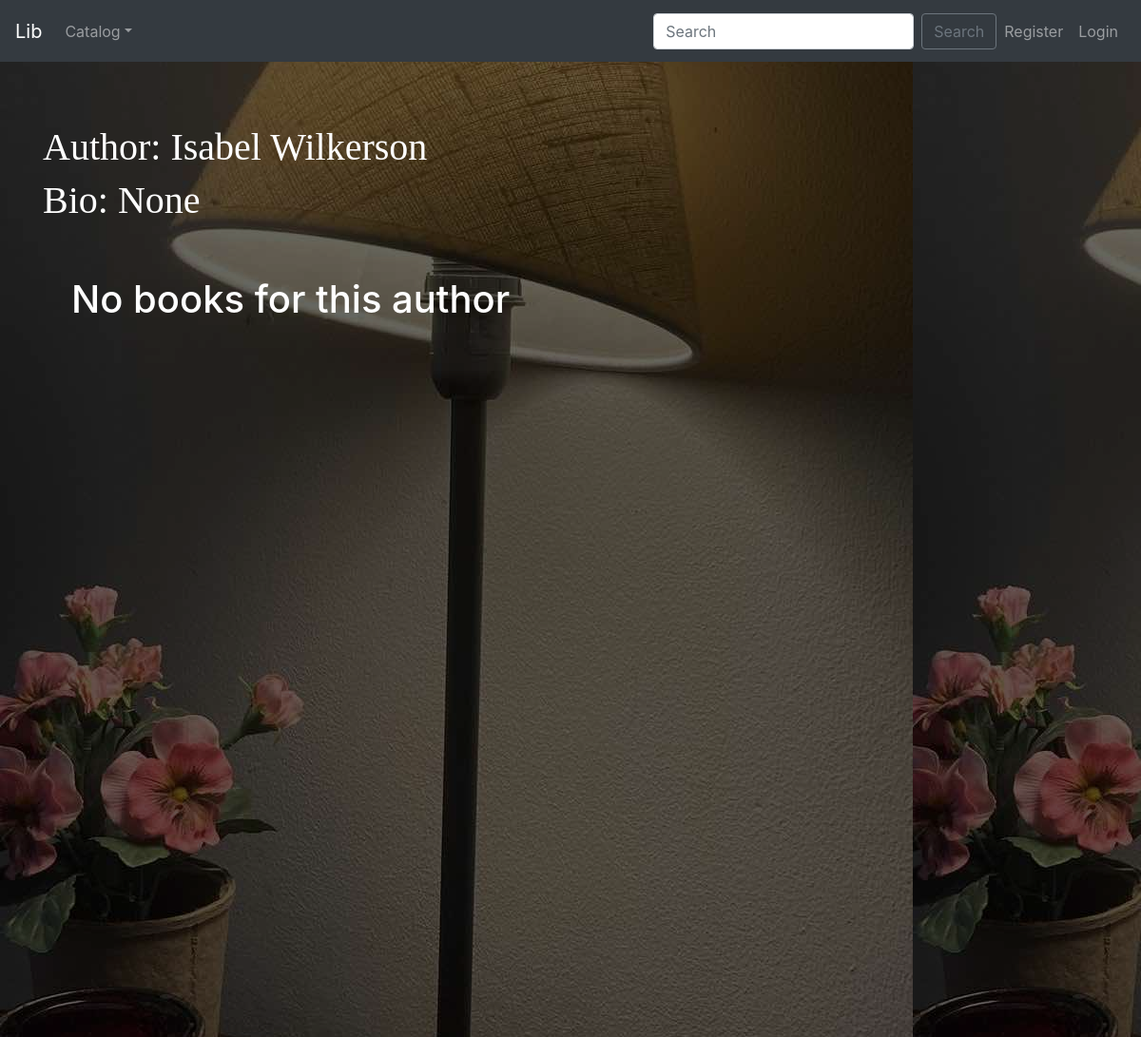
Before: /lab1p/3/ with the older database file.
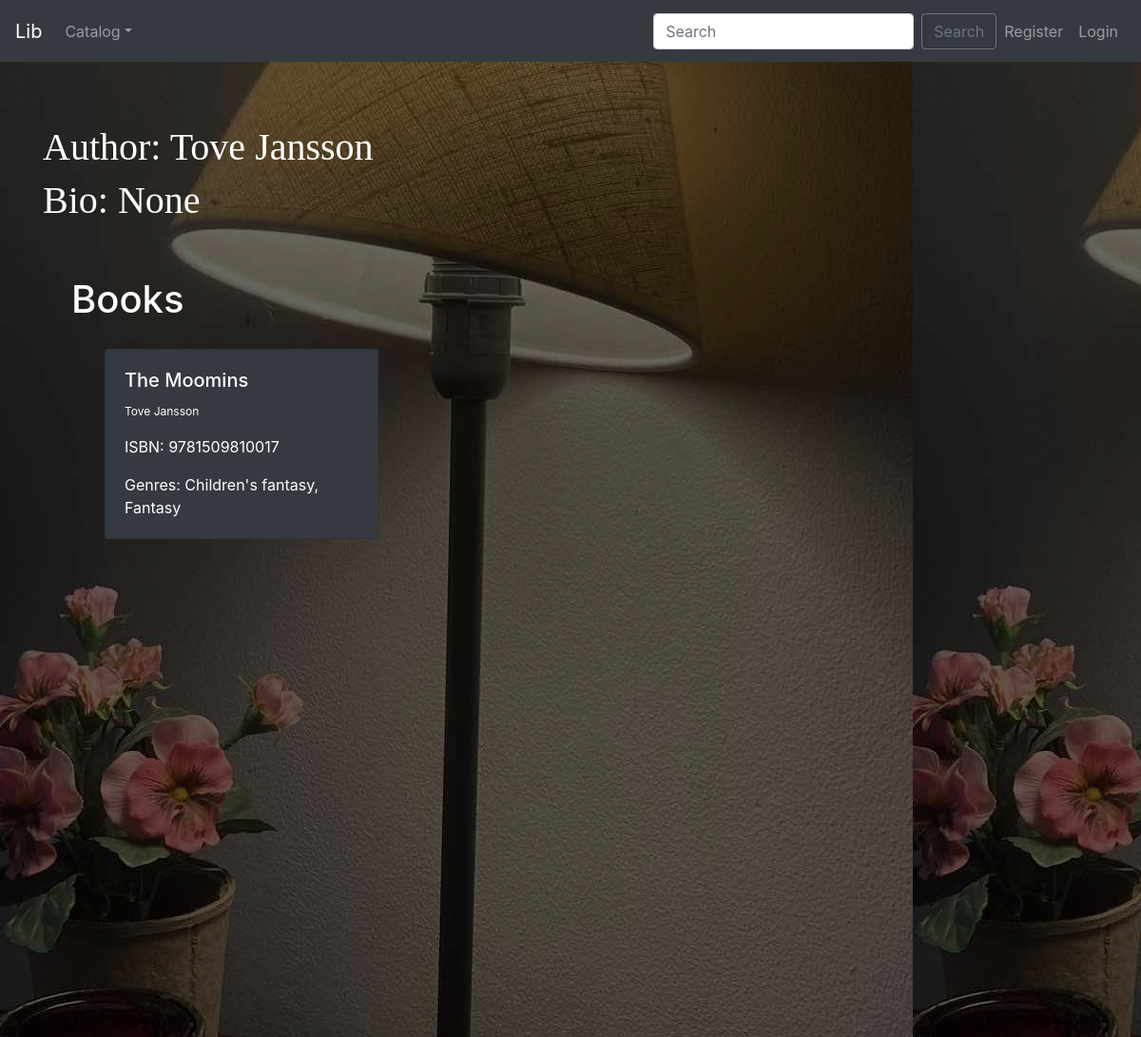
After: the same page with the newer database file.
### lab1p/models.py (models this page shows, shortened)
class Author(models.Model):
    Name = models.CharField(max_length=30, blank=False)
    Surname = models.CharField(max_length=30, blank=False)
    Bio = models.CharField(max_length=200, default='No bio', blank=True)
    def __str__(self):
        return f'{self.Name} {self.Surname}'
    class Meta:
        unique_together = ("Name", "Surname")
        ordering = ['Name', 'Surname']

class Book(models.Model):
    title = models.CharField(max_length=50, blank=False)
    author = models.ForeignKey(Author, on_delete=models.CASCADE, related_name='auth_books')
    isbn = models.CharField('ISBN', max_length=13, unique=True, validators=[validate_isbn])
    genre = models.ManyToManyField(Genre, related_name='books', blank=True)
    Information = models.TextField(blank=True, max_length=1000, default='No info')
    collections = models.ManyToManyField(Collection, blank=True, related_name='books_for_collection')
    class Meta:
        unique_together = ("title", "author")

class Genre(models.Model):
    Name = models.CharField(max_length=30, unique=True)
    def __str__(self):
        return self.Name
    ''' ---- COMMENTED DISPLAY - if works - delete
    def display_genre(self):
        return ', '.join(genre.name for genre in self.genre.all()[:3])
    '''

### lab1p/views.py (the view)
# urls.py: path('<int:author_pk>/', views.author_detail, name='author_detail'),
def author_detail(request, author_pk):
    author = get_object_or_404(Author, pk=author_pk)
    authBooks = Book.objects.filter(author=author)
    context = {
        'author': author,
        'books': authBooks,
    }
    return render(request, 'lab1p/../templates/author.html', context)

### templatetags/languages_helpers.py (called while the page is built)
@register.filter
def get_language_info_list_ex(request):
    data = []
    def get_language_info(language):
        if len(language[0]) > 1:
            return translation.get_language_info(language[0])
        else:
            return translation.get_language_info(str(language))
    flag_map = {
        'en': 'gb',
        'uk': 'ua',
    }
    current_language = translation.get_language()
    for language in settings.LANGUAGES:
        info = get_language_info(language)
        code = info['code']
        info['is_current'] = (code == current_language)
        info['flag'] = flag.flag(flag_map.get(code, code))
        data.append(info)
    return data

### templates/templates/author.html (shortened to what this page needs)
{% extends "templates/navbar.html" %}
{% load static %}
{% load i18n %}
{% block head %}
    <link rel="stylesheet" href="{% static 'css/style.css' %}">
{% endblock %}
{% block body %}
    <div id="intro_profile" class="bg-image shadow-2-strong" style="padding-top: 2.42%">
        <div class="mask" style="background-color: rgba(0, 0, 0, 0.6);">
            <div class="container align-items-start justify-content-start text-start h-90">
              <div class="text-white">
                  <br><br><br>
                    <div class="t208__text t-text t-text_sm" field="text" style="color:#ffffff;font-size:20px;font-weight:600;font-family:'FuturaPT';">
                        <h1>
                            {% trans "Author" %}: {{ author.Name }} {{ author.Surname }}
                        </h1>
                        <h1>
                            {% trans "Bio" %}: {{ author.Bio }}
                        </h1>
                    </div>
                  <br><br>
              </div>
            <div class="container h-100">
                <div class="container align-items-start justify-content-start text-start">
                    <div class="text-white">
                            {% if books %}
                                    <h1>{% trans "Books" %}</h1>
                                    <div class="scroll">
                                        <div class="container" style="height: 30%">
                                            <div class="row">
                                                 {% for book in books %}
                                                    <div class="col-sm-12 col-md-6 col-lg-4 pb-4">
                                                        <div class="card text-white bg-dark mb-3" style="max-width: 18rem;">
                                                            <div class="card-body">
                                                                <a href="{% url 'book-detail' book.pk %}" style="color: white"><h5 class="card-title">{{ book.title }}</h5></a>
                                                                <p class="card-text" style="font-size:12px;">{{ book.author }}</p>
                                                                <p class="card-text">ISBN: {{ book.isbn }}</p>
                                                                <p class="card-text">{% trans "Genres" %}: {{ book.genre.filter.all|slice:":3"|join:", " }} {% if book.genre.all.count > 3  %}... {% endif %}</p>
                                                            </div>
                                                        </div>
                                                    </div>
                                                {% endfor %}
                                            </div>
                                        </div>
                                    </div>
                            {% else %}
                                <h1>{% trans "No books for this author" %}</h1>
                            {% endif %}
                    </div>
                </div>
            </div>
        </div>
    </div>
    </div>
{% endblock %}

Changed rows visible on the page:
changed Author "None": Name "Isabel" → "Tove"; Surname "Wilkerson" → "Jansson"
added Book: title "The Moomins", author "Tove Jansson", isbn "9781509810017", genre.filter.all "Children's fantasy, Fantasy"
Other visible differences:
text no longer shown: "No books for this author"
text now shown: "Books"
